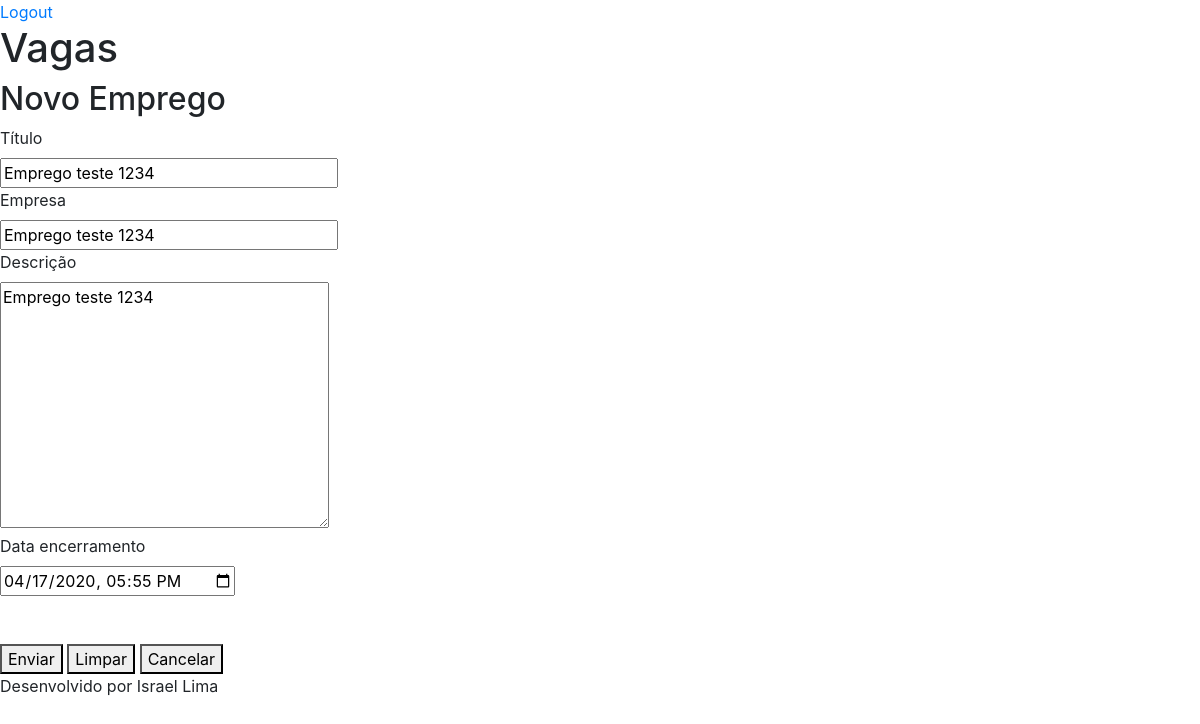
The page /empregos/novo_emprego/?id=3 on the database its author committed.
### emprego/models.py (models this page shows, shortened)
class Empregos(models.Model):
    titulo = models.CharField(max_length=200)
    empresa = models.CharField(max_length=100)
    descricao = models.TextField(blank=True, null=True)
    data_emprego = models.DateTimeField(verbose_name='Data do Criação')
    data_criacao = models.DateTimeField(auto_now=True, verbose_name='Data do Evento')
    usuario = models.ForeignKey(User, on_delete=models.CASCADE)
    class Meta:
        db_table='empregos'
    def get_data_input_emprego(self):
        return self.data_criacao.strftime('%Y-%m-%dT%H:%M')

### emprego/views.py (the view)
# urls.py: path('empregos/novo_emprego/', views.novo_emprego),
def novo_emprego(request):
    id_emprego = request.GET.get('id')
    dados = {}
    if id_emprego:
        dados['emprego'] = Empregos.objects.get(id=id_emprego)
    return render(request, 'novo_emprego.html', dados)

### templates/novo_emprego.html (shortened to what this page needs)
{% extends "model-page.html" %}
{% block content  %}
<h2>Novo Emprego</h2>
<form action="submit" method="POST">{% csrf_token %}
    <label for="">Título</label>     <br>
    <input type="text" name="titulo" size="28" value="{{ emprego.titulo }}"><br>
    <label for="">Empresa</label>     <br>
    <input type="text" name="empresa" size="28" value="{{ emprego.empresa }}"><br>
    <label for="">Descrição</label><br>
    <textarea name="descricao" id="" cols="30" rows="10">{{ emprego.descricao }}</textarea><br>
    <label for="">Data encerramento</label>     <br>
    <input type="datetime-local" name="data_emprego" value="{{ emprego.get_data_input_emprego }}"><br><br><br>
    <button type="submit">Enviar</button>
    <button type="reset">Limpar</button>
    <a href="/">
        <button type="">Cancelar</button>
    </a>
</form>
{% endblock %}

### rows shown on the page
Empregos: titulo "Emprego teste 1234", empresa "Emprego teste 1234", descricao "Emprego teste 1234", data_emprego "04/17/2020 17:55"
